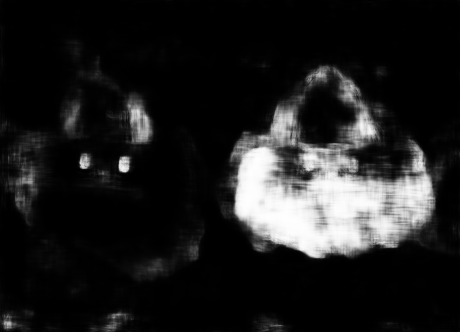
#> input picture make_tamper_dataset_from_coco/for_compare_experiment/test/39t.bmp, 460 x 332 px
$ python get_double_edge.py   (older library calls are emulated)
#> lines starting #> are read from the running program, lines starting #| are printed output that depends on the picture; after the words box and inside, x2 and y2 are one past the last pixel; in counts of white or black regions, pixels touching at a corner belong together
import numpy as np
import skimage.morphology as dilation
from PIL import Image
import matplotlib.pylab as plt
def mask_to_double_edge(orignal_mask):
    """
    :param orignal_mask: 输入的是 01 mask图
    :return: 255 100 50 mask 图
    """
    # print('We are in mask_to_outeedge function:')
    try:
        mask = orignal_mask
        # print('the shape of mask is :', mask.shape)
        selem = np.ones((3, 3))
        dst_8 = dilation.binary_dilation(mask, selem=selem)
        dst_8 = np.where(dst_8 == True, 1, 0)
        difference_8 = dst_8 - orignal_mask

        difference_8_dilation = dilation.binary_dilation(difference_8, np.ones((3, 3)))
        difference_8_dilation = np.where(difference_8_dilation == True, 1, 0)
        double_edge_candidate = difference_8_dilation + mask
        double_edge = np.where(double_edge_candidate == 2, 1, 0)
        ground_truth = np.where(double_edge == 1, 255, 0) + np.where(difference_8 == 1, 100, 0) + np.where(
            mask == 1, 50, 0)  # 所以内侧边缘就是100的灰度值
        ground_truth = np.where(ground_truth == 305, 255, ground_truth)
        ground_truth = np.array(ground_truth, dtype='uint8')
        return ground_truth

    except Exception as e:
        print(e)


if __name__ == '__main__':
    pred = Image.open('../for_compare_experiment/test/39t.bmp')
#> pred is the input picture: PIL image 460x332 L; min 0, max 254, mean 30.5
    pred = np.array(pred)
    pred = np.where(pred>127,1,0)
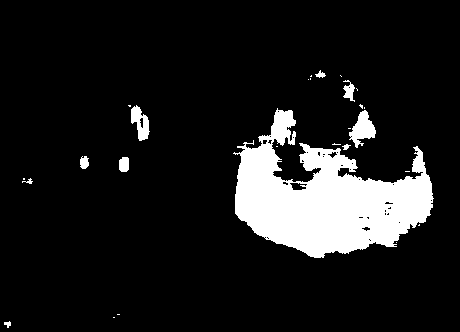
#> pred: shape (332, 460) int64; values 0 (black) and 1 (white), 11.2% white; 27 white regions (17 under 20 px), largest, box (x1, y1, x2, y2) and area: (233, 108, 434, 258) 15640, (349, 110, 376, 148) 536, (131, 105, 150, 141) 382
    plt.imshow(pred)
    plt.show()
    pred = mask_to_double_edge(pred)
#> in mask_to_double_edge, `dst_8 = dilation.binary_dilation(mask, selem=selem)`: dst_8: shape (332, 460) bool; 12.8% white; 12 white regions (1 under 20 px), largest, box (x1, y1, x2, y2) and area: (232, 107, 435, 259) 17327, (347, 103, 377, 149) 748, (127, 104, 151, 142) 545
#> in mask_to_double_edge, `difference_8 = dst_8 - orignal_mask`:
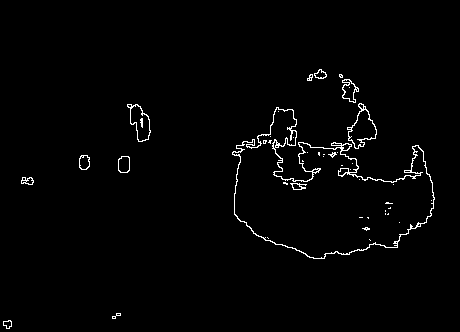
#> difference_8: shape (332, 460) int64; values 0 (black) and 1 (white), 1.6% white in thin lines or dots, all inside (x1, y1, x2, y2) = (3, 69, 435, 329)
#> in mask_to_double_edge, `difference_8_dilation = dilation.binary_dilation(difference_8, np.ones..`:
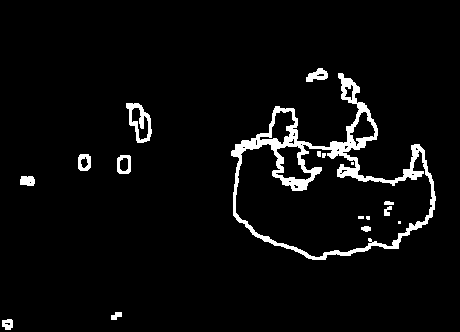
#> difference_8_dilation: shape (332, 460) bool; 4.4% white; 17 white regions (5 under 20 px), largest, box (x1, y1, x2, y2) and area: (231, 73, 436, 260) 5300, (126, 103, 152, 143) 441, (306, 68, 328, 82) 183
#> in mask_to_double_edge, `double_edge_candidate = difference_8_dilation + mask`:
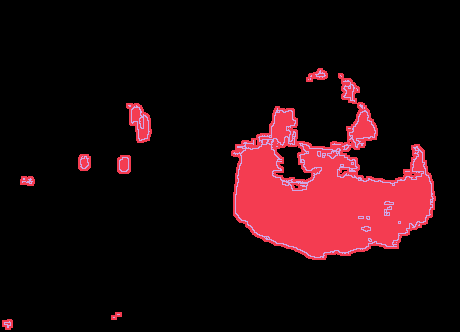
#> double_edge_candidate: shape (332, 460) int64; 3 distinct labels, from 0 to 2; one colour per label, 0 black
#> in mask_to_double_edge, `double_edge = np.where(double_edge_candidate == 2, 1, 0)`:
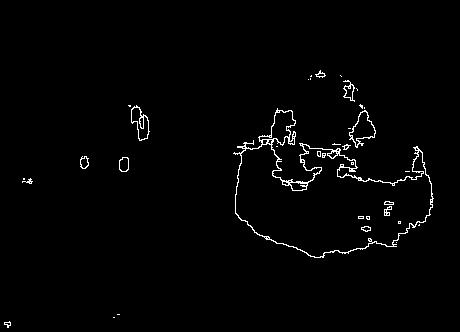
#> double_edge: shape (332, 460) int64; values 0 (black) and 1 (white), 1.5% white in thin lines or dots, all inside (x1, y1, x2, y2) = (4, 70, 434, 328)
#> in mask_to_double_edge, `ground_truth = np.where(double_edge == 1, 255, 0) + np.where(differenc..`: ground_truth: shape (332, 460) int64; 4 distinct labels, from 0 to 305
#> in mask_to_double_edge, `ground_truth = np.where(ground_truth == 305, 255, ground_truth)`:
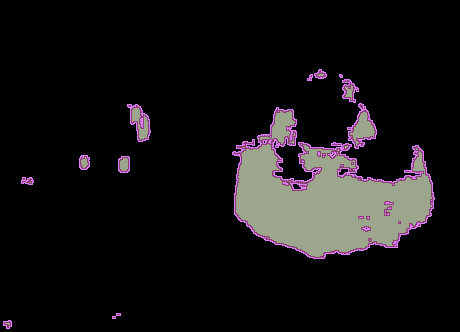
#> ground_truth: shape (332, 460) int64; 4 distinct labels, from 0 to 255; one colour per label, 0 black
#> in mask_to_double_edge, `ground_truth = np.array(ground_truth, dtype='uint8')`:
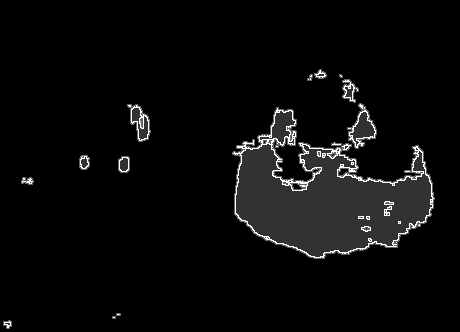
#> ground_truth: shape (332, 460); min 0, max 255, mean 10.3
    _pred = Image.fromarray(pred)
    _pred.save('to_edge.bmp')
    plt.imshow(pred,cmap='gray')
    plt.show()
